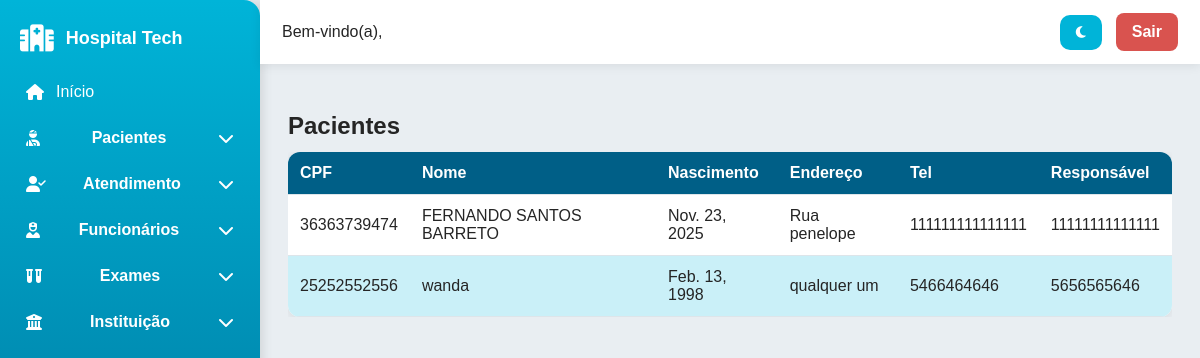
Page /sistema/consultar-paciente/ (signed in) on the committed database.
### hospitalCC/models.py (models this page shows, shortened)
class Paciente(models.Model):
    CPF = models.CharField(max_length=11, primary_key=True)
    nome = models.CharField(max_length=100)
    data_nasc = models.DateField()
    endereco = models.CharField(max_length=255)
    tel_paciente = models.CharField(max_length=15)
    tel_responsavel = models.CharField(max_length=15)

### hospitalCC/views.py (the view)
    def wrapper(request, *args, **kwargs):
        if not request.session.get("usuario_id"):
            return redirect("login")
        return view_func(request, *args, **kwargs)

### hospitalCC/views.py (called while the page is built)
def require_login(view_func):
    def wrapper(request, *args, **kwargs):
        if not request.session.get("usuario_id"):
            return redirect("login")
        return view_func(request, *args, **kwargs)
    return wrapper

@require_login
def consultar_paciente(request):
    dados = Paciente.objects.all()
    return render(request, 'consultar/paciente.html', {'dados': dados})

### hospitalCC/TEMPLATES/consultar/paciente.html (shortened to what this page needs)
{% extends 'baseFuncionario.html' %}
{% block content %}
<h2>Pacientes</h2>
<div class="table-container">
<table>
<thead><tr><th>CPF</th><th>Nome</th><th>Nascimento</th><th>Endereço</th><th>Tel</th><th>Responsável</th></tr></thead>
<tbody>
{% for item in dados %}
<tr>
<td>{{ item.CPF }}</td>
<td>{{ item.nome }}</td>
<td>{{ item.data_nasc }}</td>
<td>{{ item.endereco }}</td>
<td>{{ item.tel_paciente }}</td>
<td>{{ item.tel_responsavel }}</td>
</tr>
{% empty %}
<tr><td colspan="6">Nenhum paciente encontrado.</td></tr>
{% endfor %}
</tbody>
</table>
</div>
{% endblock %}

### hospitalCC/static/css/style.css (style rules this page uses)
:root { --bg: #ffffff; --bg-secondary: #f5f5f5; --text: #222; --border: #ddd; --primary: #0066ff; }
body { background: var(--bg); color: var(--text); transition: background 0.25s ease, color 0.25s ease; }
.card, .sidebar, .topbar, table, input, select, textarea { transition: background 0.25s ease, color 0.25s ease, border 0.25s ease; }
:root { --primary: #00B4D8; --primary-dark: #005F87; --accent: #CAF0F8; --bg: #E9EEF2; --bg-card: #FFFFFF; --text: #252525; --text-light: #6A6A6A; --border: #DDE5EA; --shadow: rgba(0,0,0,0.08); --shadow-strong: rgba(0,0,0,0.12); --radius: 10px; --radius-lg: 14px; --transition: 0.22s ease; }
* { box-sizing:border-box; margin:0; padding:0; font-family:'Poppins',Arial,sans-serif; }
html,body { width:100%; height:100%; background:var(--bg); color:var(--text); transition:var(--transition); }
body { display:flex; overflow-x:hidden; }
.table-container { overflow-x:auto; margin-top:12px; }
table { width:100%; border-collapse:collapse; background:var(--bg-card); border-radius:12px; overflow:hidden; box-shadow:0 2px 10px var(--shadow); }
thead { background:var(--primary-dark); color:#fff; }
th,td { padding:12px; border-bottom:1px solid var(--border); text-align:left; }
tbody tr:nth-child(even) { background:var(--accent); }
tbody tr { background: var(--bg-card) !important; color: var(--text) !important; }
tbody tr:nth-child(even) { background: var(--accent) !important; }

### rows in the picture
Paciente: CPF "36363739474", nome "FERNANDO SANTOS BARRETO", data_nasc "Nov. 23, 2025", endereco "Rua penelope", tel_paciente "111111111111111", tel_responsavel "11111111111111"
Paciente: CPF "25252552556", nome "wanda", data_nasc "Feb. 13, 1998", endereco "qualquer um", tel_paciente "5466464646", tel_responsavel "5656565646"
